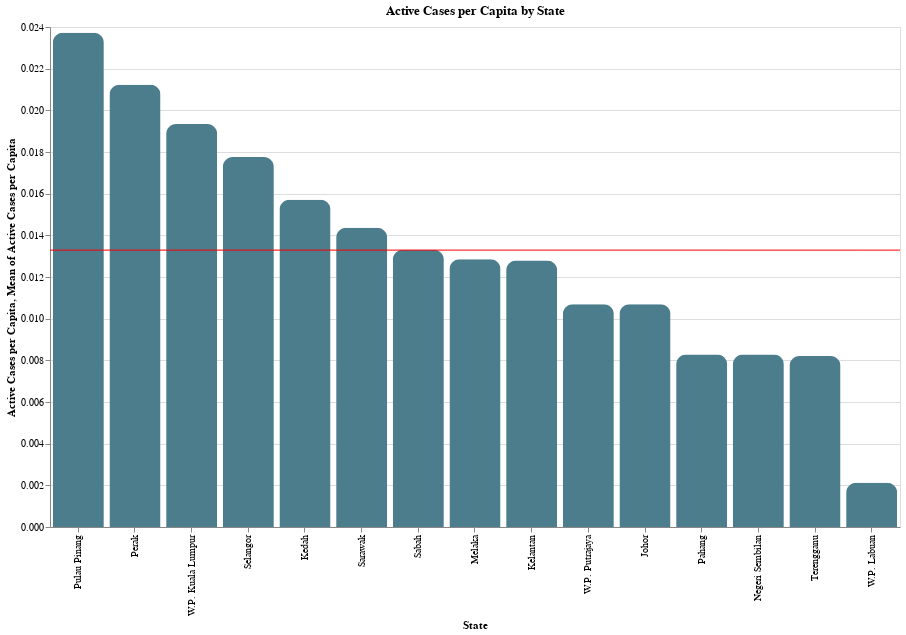

Source (notebook cell):
### Code cell
#Plotting bar chart for cases by state per capita
bar = alt.Chart(active_cases_per_capita).mark_bar(
    
    #To give the bars a rounded edge
    cornerRadiusTopLeft=10,
    cornerRadiusTopRight=10
).encode(
    
    #Sorting the values according to active cases per capita
    x=alt.X('State', sort='-y'),
    y='Active Cases per Capita',
    color=alt.condition(
        alt.datum.year == 0,
        alt.value('red'),
        alt.value('#4b7d8d')
    )
)

#Adds a red line marking the mean value
rule = alt.Chart(active_cases_per_capita).mark_rule(color='red').encode(
    y='mean(Active Cases per Capita)'
)

(bar + rule).properties(width=850, height=500, title='Active Cases per Capita by State')

### Figure 1 — Vega-Lite specification as saved in the notebook (floating-point values rounded to 4 significant figures)
{"config": {"view": {"continuousWidth": 400, "continuousHeight": 300}}, "layer": [{"mark": {"type": "bar", "cornerRadiusTopLeft": 10, "cornerRadiusTopRight": 10}, "encoding": {"color": {"condition": {"value": "red", "test": "(datum.year === 0)"}, "value": "#4b7d8d"}, "x": {"type": "nominal", "field": "State", "sort": "-y"}, "y": {"type": "quantitative", "field": "Active Cases per Capita"}}}, {"mark": {"type": "rule", "color": "red"}, "encoding": {"y": {"type": "quantitative", "aggregate": "mean", "field": "Active Cases per Capita"}}}], "data": {"name": "data-e91c9bc15d2323c25a52fde3f4d72fca"}, "height": 500, "title": "Active Cases per Capita by State", "width": 850, "$schema": "https://vega.github.io/schema/vega-lite/v4.8.1.json", "datasets": {"data-e91c9bc15d2323c25a52fde3f4d72fca": [{"State": "Pulau Pinang", "Active Cases": 42080.0, "Population": 1773600, "Active Cases per Capita": 0.02373}, {"State": "Perak", "Active Cases": 53290.0, "Population": 2510300, "Active Cases per Capita": 0.02123}, {"State": "W.P. Kuala Lumpur", "Active Cases": 34320.0, "Population": 1773700, "Active Cases per Capita": 0.01935}, {"State": "Selangor", "Active Cases": 116100.0, "Population": 6538000, "Active Cases per Capita": 0.01776}, {"State": "Kedah", "Active Cases": 34320.0, "Population": 2185100, "Active Cases per Capita": 0.01571}, {"State": "Sarawak", "Active Cases": 40470.0, "Population": 2816500, "Active Cases per Capita": 0.01437}, {"State": "Sabah", "Active Cases": 51990.0, "Population": 3908500, "Active Cases per Capita": 0.0133}, {"State": "Melaka", "Active Cases": 11990.0, "Population": 932700, "Active Cases per Capita": 0.01285}, {"State": "Kelantan", "Active Cases": 24400.0, "Population": 1906700, "Active Cases per Capita": 0.0128}, {"State": "W.P. Putrajaya", "Active Cases": 1176.0, "Population": 110000, "Active Cases per Capita": 0.01069}, {"State": "Johor", "Active Cases": 40420.0, "Population": 3781000, "Active Cases per Capita": 0.01069}, {"State": "Pahang", "Active Cases": 13890.0, "Population": 1678700, "Active Cases per Capita": 0.008277}, {"State": "Negeri Sembilan", "Active Cases": 9342.0, "Population": 1128800, "Active Cases per Capita": 0.008276}, {"State": "Terengganu", "Active Cases": 10330.0, "Population": 1259300, "Active Cases per Capita": 0.008206}, {"State": "W.P. Labuan", "Active Cases": 212.0, "Population": 99600, "Active Cases per Capita": 0.002129}]}}
